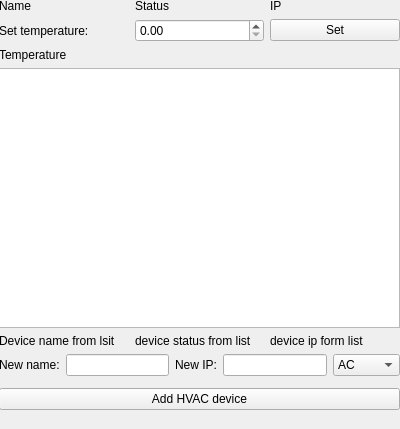
<?xml version="1.0" encoding="UTF-8"?>
<ui version="4.0">
 <class>HVACWidget</class>
 <widget class="QWidget" name="HVACWidget">
  <property name="geometry">
   <rect>
    <x>0</x>
    <y>0</y>
    <width>400</width>
    <height>429</height>
   </rect>
  </property>
  <property name="windowTitle">
   <string>Form</string>
  </property>
  <widget class="QWidget" name="verticalLayoutWidget">
   <property name="geometry">
    <rect>
     <x>-1</x>
     <y>-1</y>
     <width>401</width>
     <height>411</height>
    </rect>
   </property>
   <layout class="QVBoxLayout" name="verticalLayout">
    <item>
     <layout class="QHBoxLayout" name="horizontalLayout">
      <item>
       <widget class="QLabel" name="deviceNameLabel">
        <property name="text">
         <string>Name</string>
        </property>
       </widget>
      </item>
      <item>
       <widget class="QLabel" name="deviceStatusLabel">
        <property name="text">
         <string>Status</string>
        </property>
       </widget>
      </item>
      <item>
       <widget class="QLabel" name="deviceIpLabel">
        <property name="text">
         <string>IP</string>
        </property>
       </widget>
      </item>
     </layout>
    </item>
    <item>
     <layout class="QHBoxLayout" name="horizontalLayout_3">
      <item>
       <widget class="QLabel" name="label_3">
        <property name="text">
         <string>Set temperature:</string>
        </property>
       </widget>
      </item>
      <item>
       <widget class="QDoubleSpinBox" name="setTemperatureBox"/>
      </item>
      <item>
       <widget class="QPushButton" name="setTemperatureButton">
        <property name="text">
         <string>Set</string>
        </property>
       </widget>
      </item>
     </layout>
    </item>
    <item>
     <layout class="QHBoxLayout" name="horizontalLayout_4">
      <item>
       <widget class="QLabel" name="label_2">
        <property name="text">
         <string>Temperature</string>
        </property>
       </widget>
      </item>
      <item>
       <widget class="QLabel" name="temperatureLabel">
        <property name="text">
         <string/>
        </property>
       </widget>
      </item>
     </layout>
    </item>
    <item>
     <widget class="QListWidget" name="devicesHVAClistWidget"/>
    </item>
    <item>
     <layout class="QHBoxLayout" name="horizontalLayout_5">
      <item>
       <widget class="QLabel" name="label_6">
        <property name="text">
         <string>Device name from lsit</string>
        </property>
       </widget>
      </item>
      <item>
       <widget class="QLabel" name="label_5">
        <property name="text">
         <string>device status from list</string>
        </property>
       </widget>
      </item>
      <item>
       <widget class="QLabel" name="label_4">
        <property name="text">
         <string>device ip form list</string>
        </property>
       </widget>
      </item>
     </layout>
    </item>
    <item>
     <layout class="QHBoxLayout" name="horizontalLayout_6">
      <property name="bottomMargin">
       <number>6</number>
      </property>
      <item>
       <widget class="QLabel" name="label_8">
        <property name="text">
         <string>New name:</string>
        </property>
       </widget>
      </item>
      <item>
       <widget class="QLineEdit" name="newDeviceNameLiEd"/>
      </item>
      <item>
       <widget class="QLabel" name="label">
        <property name="text">
         <string>New IP:</string>
        </property>
       </widget>
      </item>
      <item>
       <widget class="QLineEdit" name="newDeviceIpLiEd"/>
      </item>
      <item>
       <widget class="QComboBox" name="newDeviceTypeCoBox">
        <item>
         <property name="text">
          <string>AC</string>
         </property>
        </item>
        <item>
         <property name="text">
          <string>Heater</string>
         </property>
        </item>
       </widget>
      </item>
     </layout>
    </item>
    <item>
     <widget class="QPushButton" name="addHVACdeviceButton">
      <property name="text">
       <string>Add HVAC device</string>
      </property>
     </widget>
    </item>
   </layout>
  </widget>
 </widget>
 <resources/>
 <connections/>
</ui>
